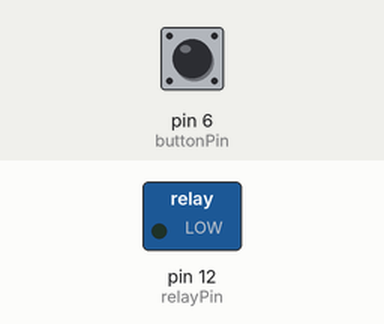
Simulated run of this sketch. Board: Arduino Uno, built with avr-gcc and run on an emulated ATmega328P. Shown: switched loads named in the sketch (green lamp = pin HIGH). Dashed ring = blinking. Inputs (shaded band) come from the test bench; at power-on: pin 6 (buttonPin) LOW. EEPROM starts erased.

Above: at 1.2 s.
1.3 s: pin 6 (buttonPin) pulled HIGH for 3.2 s
At 1.6 s:
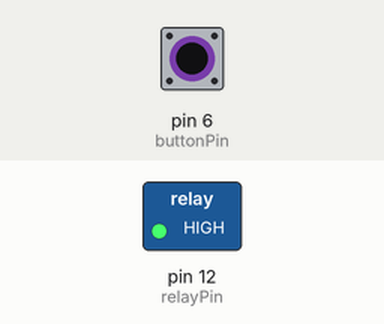
6.0 s: pin 6 (buttonPin) pulled HIGH for 0.15 s
At 6.3 s:
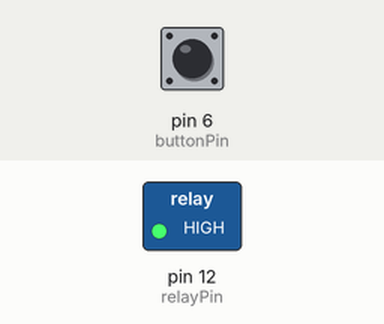
7.6 s: pin 6 (buttonPin) pulled HIGH for 1 s
At 8.8 s:
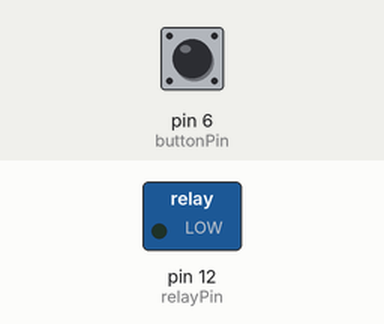
Timing chart, 0 to 10.6 s (numbered marks = the images above; inputs shaded):
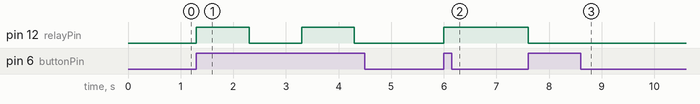

The sketch:

EEPROM_Working_code.ino
```cpp
#include <EEPROM.h>
int buttonPin = 6;
int buttonState;
int relayPin = 12;
int address = 0; // or int address;
int isOnOrOff;
int count;
void setup() {
  // put your setup code here, to run once:
  pinMode(buttonPin, INPUT);
  pinMode(relayPin, OUTPUT);
  isOnOrOff = EEPROM.read(address);
  if (isOnOrOff == 1) {
    digitalWrite(relayPin, HIGH);
    count = 1;
  }
  else if (isOnOrOff == 0) {
    digitalWrite(relayPin, LOW);
    count = 2;
  }
}

void loop() {
  // put your main code here, to run repeatedly:
  buttonState = digitalRead(buttonPin);
  if (buttonState == HIGH) {
    if (count % 2 == 0) {
      digitalWrite(relayPin, HIGH);
      EEPROM.write(address, 1);
    }
    else {
      digitalWrite(relayPin, LOW);
      EEPROM.write(address, 0);
    }
    count++;
    delay(1000);
  }

}
```

Measured:
- after the input at 1.3 s, pin 12 (relayPin): alternates HIGH for 1.0 s and LOW for 1.0 s, starting at once
- after the input at 6.0 s, pin 12 (relayPin): LOW → HIGH at once
- after the input at 7.6 s, pin 12 (relayPin): HIGH → LOW at once
